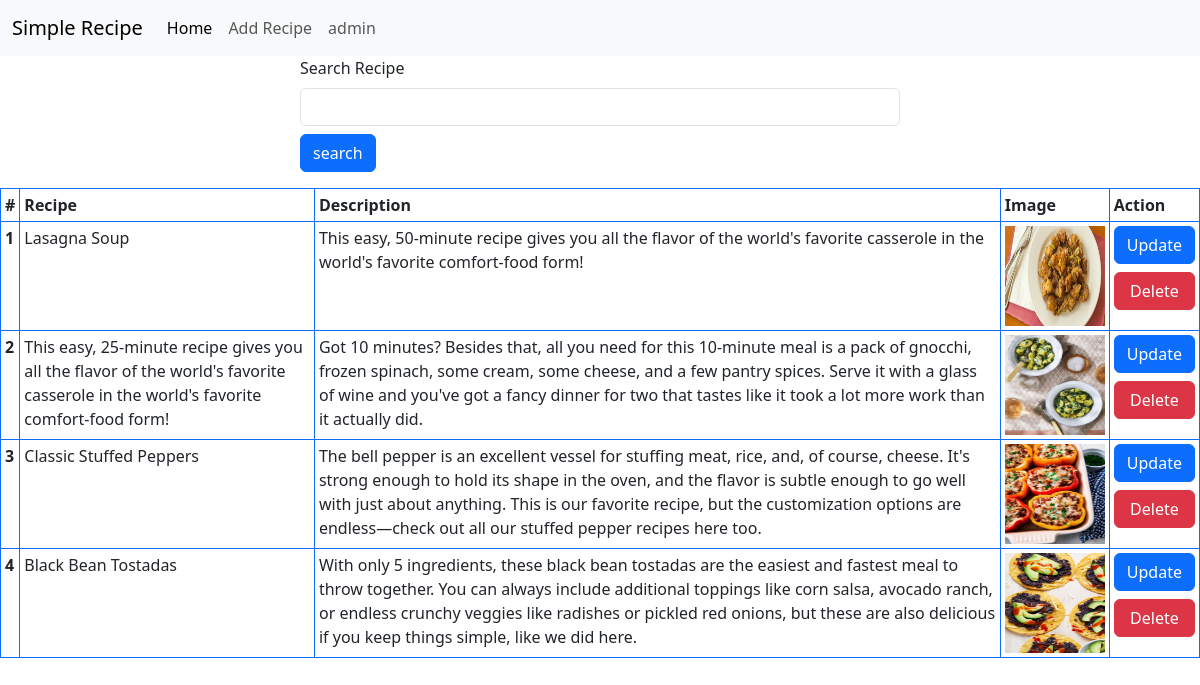
The page / on the database its author committed.
### app/models.py (models this page shows, shortened)
class Recipe(models.Model):
    user=models.ForeignKey(User,on_delete=models.CASCADE,blank=True,null=True)
    recipe_name=models.CharField(max_length=50)
    recipe_description=models.TextField(blank=True,null=True)
    recipe_image=models.ImageField(blank=True,null=True,upload_to="images")

### app/views.py (the view)
# urls.py: path('', home, name='home'),
def home(request):
    recipes = Recipe.objects.all()
    if request.GET.get('search'):
        search = request.GET.get('search')
        recipes = Recipe.objects.filter(recipe_name__icontains=search)
    context = {'recipes': recipes}
    return render(request, 'index.html', context)

### templates/index.html (shortened to what this page needs)
<!doctype html>
<html lang="en">
  <head>
    <link href="https://cdn.jsdelivr.net/npm/bootstrap@5.3.0/dist/css/bootstrap.min.css" rel="stylesheet">
  </head>
  <body>
    <nav class="navbar navbar-expand-lg bg-body-tertiary">
      <div class="container-fluid">
        <a class="navbar-brand" href="#">Simple Recipe</a>
        <div class="collapse navbar-collapse" id="navbarNavAltMarkup">
          <div class="navbar-nav">
            <a class="nav-link active" aria-current="page" href="/">Home</a>
            <a class="nav-link" href="/create/">Add Recipe</a>
            <a class="nav-link" href="/admin/">admin</a>
          </div>
        </div>
      </div>
    </nav>
    <div>
      {% block content %}
      <div class="mx-auto col-6">
        <form >
          <div class="mb-2">
          <label for="exampleInputEmail1" class="form-label">Search Recipe</label>
          <input type="text" class="form-control" name="search" >
          </div>
          <button  type="submit" class="btn btn-primary mb-3">search</button>
        </form>
      </div>
      <div>
      <table class="table table-bordered table-sm border-primary">
        <thead>
          <tr>
            <th scope="col">#</th>
            <th scope="col">Recipe</th>
            <th scope="col">Description</th>
            <th scope="col">Image</th>
            <th scope='col'>Action</th>
          </tr>
        </thead>
        <tbody>
          {% for recipe in recipes %}
          <tr>
            <th scope="row">{{forloop.counter}}</th>
            <td>{{recipe.recipe_name}}</td>
            <td>{{recipe.recipe_description}}</td>
            <td><img src="{{recipe.recipe_image.url}}" height="100px" width="100px"> </td>
            <td>
              <div class="d-grid gap-2 col-0 mx-auto">
                <a href="{% url 'update_recipe' recipe.id %}" class="btn btn-primary" type="button">Update</a>
                <a href="{% url 'delete_recipe' recipe.id %}" class="btn btn-danger" type="button">Delete</a>
              </div></td>
          </tr>
          {% endfor %}
        </tbody>
      </table>
      </div>
     {% endblock content %}
    </div>
  </body>
</html>

### rows shown on the page
Recipe: recipe_name "Lasagna Soup", recipe_description "This easy, 50-minute recipe gives you all the flavor of the world's favorite casserole in the world's favorite comfort-food form!", recipe_image (picture)
Recipe: recipe_name "This easy, 25-minute recipe gives you all the flavor of the world's favorite casserole in the world's favorite comfort-food form!", recipe_description "Got 10 minutes? Besides that, all you need for this 10-minute meal is a pack of gnocchi, frozen spinach, some cream, some cheese, and a few pantry spices. Serve it with a glass of wine and you've got a fancy dinner for two that tastes like it took a lot more work than it actually did.", recipe_image (picture)
Recipe: recipe_name "Classic Stuffed Peppers", recipe_description "The bell pepper is an excellent vessel for stuffing meat, rice, and, of course, cheese. It's strong enough to hold its shape in the oven, and the flavor is subtle enough to go well with just about anything. This is our favorite recipe, but the customization options are endless—check out all our stuffed pepper recipes here too.", recipe_image (picture)
Recipe: recipe_name "Black Bean Tostadas", recipe_description "With only 5 ingredients, these black bean tostadas are the easiest and fastest meal to throw together. You can always include additional toppings like corn salsa, avocado ranch, or endless crunchy veggies like radishes or pickled red onions, but these are also delicious if you keep things simple, like we did here.", recipe_image (picture)
